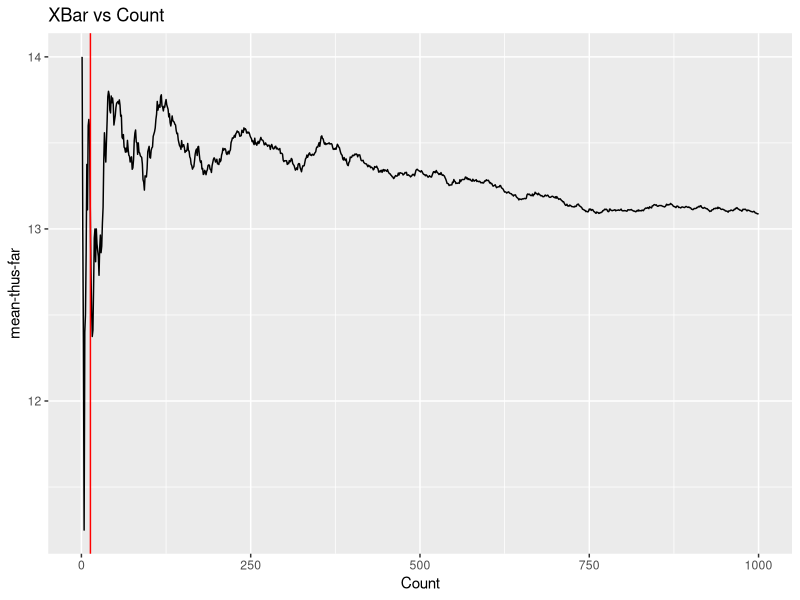
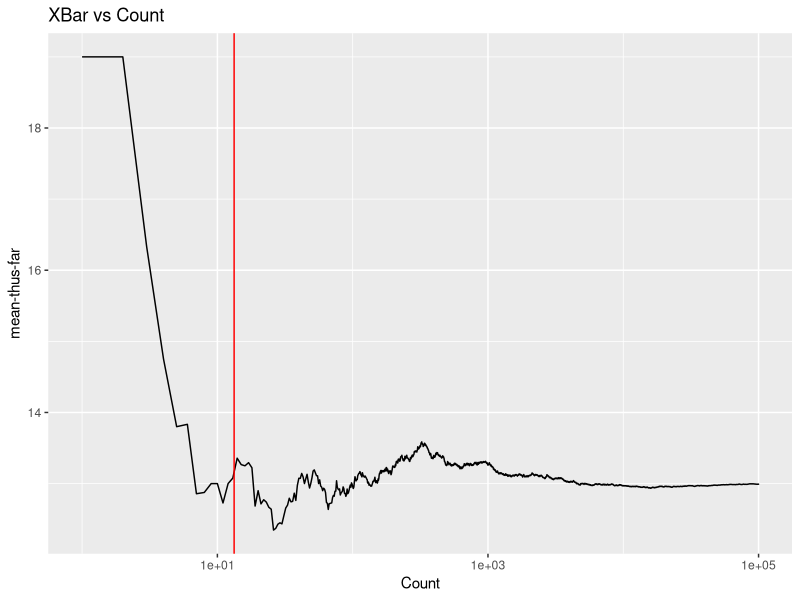
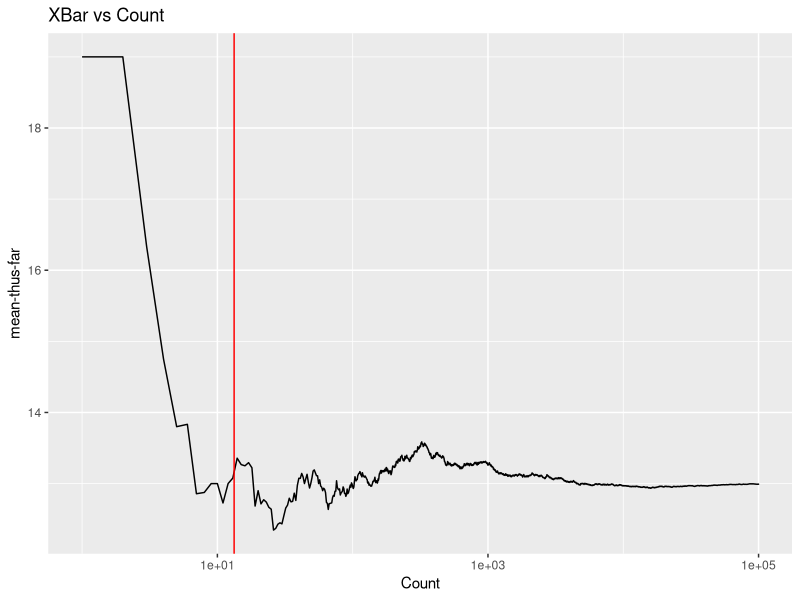
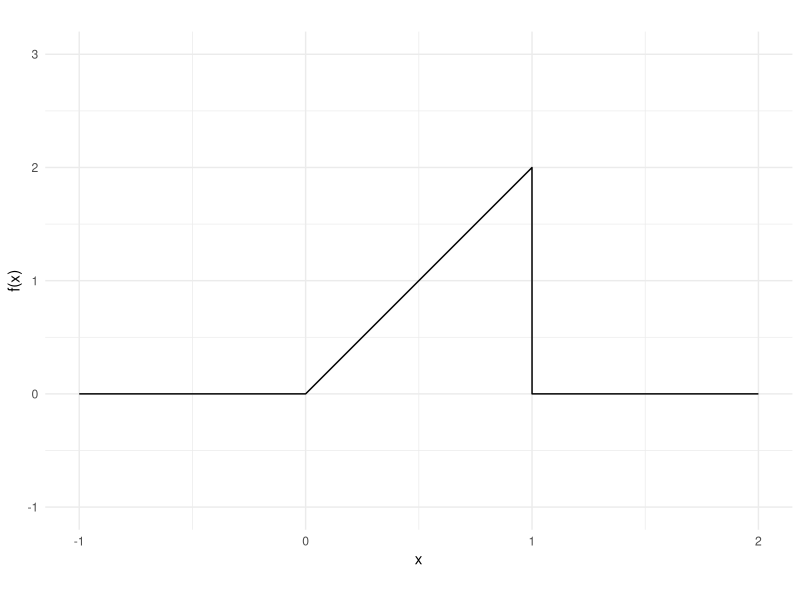
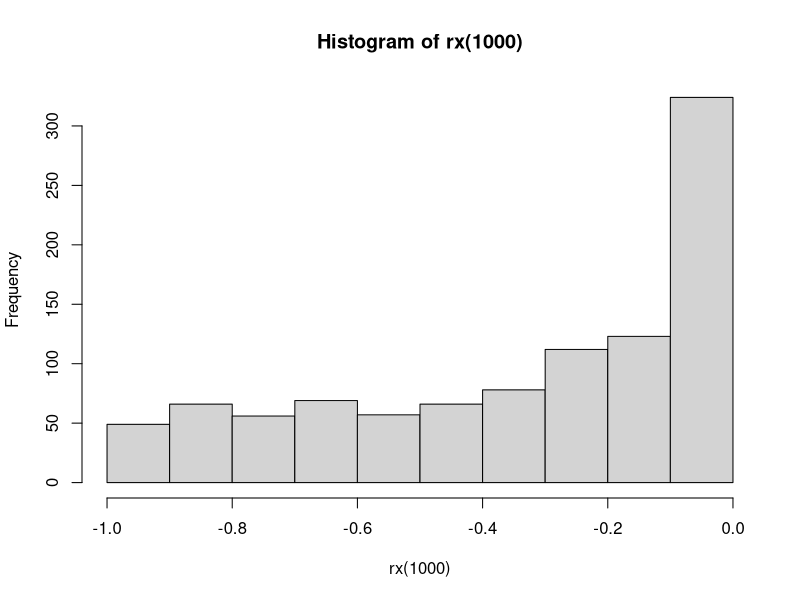

Here is the R script that generated these plots, in order:
## ---- chunk 1
knitr::opts_chunk$set(echo=T,eval=T,message=F,warning=F,fig.align='center')
library(tidyverse)
## ---- chunk 2
# PART a
d20 = 1:20
roll = sample(d20, 20, TRUE)
a = var(roll)
a
## ---- chunk 3
#Part B
diceest = sum(1:6)/6
expectedvalue = 4
difference = expectedvalue - diceest
unfairdiceest = sum(1:5)/5
difference2 = expectedvalue - unfairdiceest
x = difference2 - difference
x

## ---- chunk 4
#Part c
example1 = "Using an elevator, because you can only go one direction at a time"
example1
example2 = "Rolling a dice. You can only get one number at a time, and not a different one thats on the dice at the same time."
example2
## ---- chunk 5
#Part D
example3= "a coin flip, because the chance of p = 1/2 is unaffected"
example3
example4="Rolling a D20. 20 even sides, it is not affected by any other events, and has a chance of p = 1/20"
example4
## ---- chunk 6
#PART A
partA = "Discrete, because it counts how many people are affected by the treatment"
partA

#PART B
partB = "continuous, because its a random amount of cars that arrive"
partB

#PART C
partC = "Poisson, because it is a very specific value at the time you wake up"
partC

#PART D
partD = "Bernoulli, because either it is 0, which is no match, or 1, which is a match"
partD

#PART E
partE = "continuous, because there is an infinite range of shoe sizes, and different shoes, and sizes can vary based on brand"
partE

#Part F
partF = "Poisson, because it is specific that the  eagles win every game they play this season."
partF
## ---- chunk 7
dataframe = tibble("n" = c(1:1000),
                   "x" = rpois(1:1000, lambda = 13))
## ---- chunk 8
dataframe = dataframe %>% 
  mutate(xbar = cumsum(x)/n)
## ---- chunk 9
ggplot(dataframe, aes(x = n, y = xbar))+
  geom_line()+
  geom_vline(xintercept = mean(dataframe$xbar), color = "red") +
  xlab("Count")+
  ylab("mean-thus-far")+
  ggtitle("XBar vs Count")
## ---- chunk 10
dataframe2 = tibble("n" = c(1:100000),
                   "x" = rpois(1:100000, lambda = 13))
dataframe2 = dataframe2 %>% 
  mutate(xbar = cumsum(x)/n)

ggplot(dataframe2, aes(x = n, y = xbar))+
  geom_line()+
  geom_vline(xintercept = mean(dataframe$xbar), color = "red") +
  scale_x_log10()+
  xlab("Count")+
  ylab("mean-thus-far")+
  ggtitle("XBar vs Count")
## ---- chunk 11
dataframe3 = tibble("n" = c(1:10000),
                   "x" = rbinom(1:10000, 20,0.3))
dataframe3 = dataframe2 %>% 
  mutate(xbar = cumsum(x)/n)

ggplot(dataframe3, aes(x = n, y = xbar))+
  geom_line()+
  geom_vline(xintercept = mean(dataframe$xbar), color = "red") +
  scale_x_log10()+
  xlab("Count")+
  ylab("mean-thus-far")+
  ggtitle("XBar vs Count")
## ---- chunk 12
birthday=function(n, k, m=1000){
  count=0
  for (i in 1:m){
    birthdays = sample(1:365, n, TRUE)
    if (any(table(birthdays)>=k)){
      count = count+1
    }
  }
  probability=count / m
  return(probability)
}
birthday(23, 2)
birthday(87,3)
birthday(188, 4)
## ---- chunk 13
classtotal = birthday(285, 5)
classtotal
## ---- chunk 14
# here we define a *vectorized* function to evaluate the density of X
pdf_x = function(x) {
  # ifelse is like a function version of an if statement.
  # We use it here to ensure that pdf_x can operate directly on vectors.
  return(ifelse(0<=x & x<=1 , 2*x , 0 ))
}

# showing the PDF in a plot
ggplot() + geom_function(fun=pdf_x, n=10001) + 
  coord_fixed(ratio=.5) + theme_minimal() + 
  xlim(c(-1,2)) + ylim(-1,3) + labs(x="x", y="f(x)")
## ---- chunk 15
# complete the function
rx = function(t) {
  return(-runif(t)^2)
}

# The histogram should look like the PDF we plotted above.
# Uncomment the following line of code and check it looks correct
hist(rx(1000))
